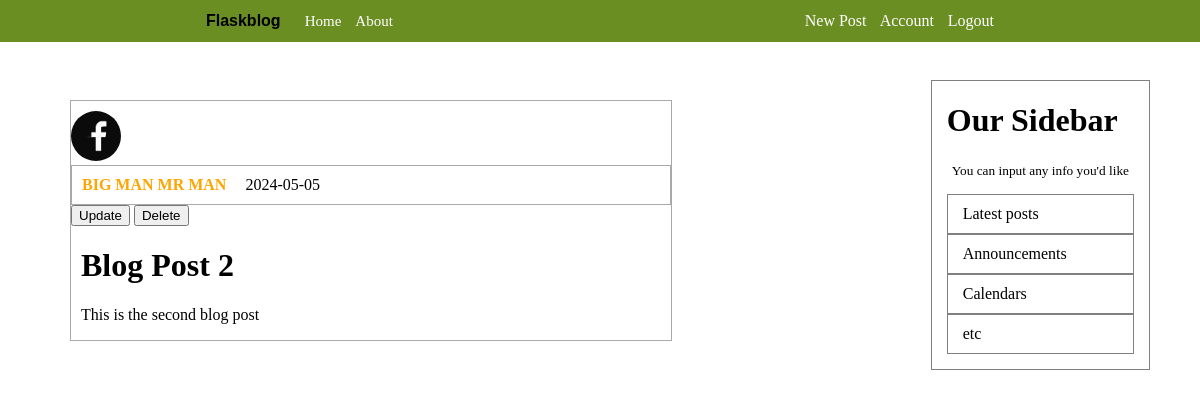
Page /post/2 (signed in) on the committed database.
### flaskblog/models.py (models this page shows, shortened)
class User(db.Model, UserMixin):
    id = db.Column(db.Integer, primary_key=True)
    username = db.Column(db.String(20), nullable=False, unique= True)
    email = db.Column(db.String(120), nullable=False, unique=True)
    image_file = db.Column(db.String(20), nullable=False, default='default.jpg')
    password = db.Column(db.String(60), nullable=False)
    posts = db.relationship('Post', backref='author', lazy=True)

class Post(db.Model):
    id = db.Column(db.Integer, primary_key =True)
    title = db.Column(db.String(100), nullable=False)
    date_posted=db.Column(db.DateTime, nullable=False, default=datetime.utcnow)
    content = db.Column(db.Text, nullable = False)
    user_id = db.Column(db.Integer, db.ForeignKey('user.id'), nullable=False)

### flaskblog/posts/routes.py (the view)
@posts.route("/post/<int:post_id>", methods=['GET', 'POST'])
@login_required
def post(post_id):
    post =Post.query.get_or_404(post_id)
    return render_template('post.html', title=post.title, post=post)

### flaskblog/models.py (called while the page is built)
@login_manager.user_loader
def load_user(user_id):
    return User.query.get(int(user_id))

### flaskblog/templates/post.html (shortened to what this page needs)
{% extends 'layout.html' %}
{% block content %}
    <div class="blog-container">
        <img class="pro-pic" src="{{ url_for('static',filename='profile_pics/' + post.author.image_file) }}">
        <div class="aut-date">
            <a href="{{ url_for('users.user_posts', username=post.author.username) }}" class="aut-link">{{ post.author.username }}</a>
            <p class="dte">{{ post.date_posted.strftime('%Y-%m-%d') }}</p>
        </div>
        <div>
            <a href="{{ url_for('posts.update_post', post_id=post.id) }}"><button>Update</button></a>
            <a href="{{ url_for('posts.delete_confirmation', post_id=post.id) }}"><button>Delete</button></a>
        </div>
        <h1 class="tit-link">{{ post.title }}</h1>
        <p class="cnt">{{ post.content }}</p>
    </div>
{% endblock content %}

### flaskblog/static/main.css (style rules this page uses)
body { background-color: white; margin: 0; }

### flaskblog/static/home.css (style rules this page uses)
.blog-container { border: 1px solid darkgray; width: 600px; margin-top: 100px; margin-left: 70px; }
.aut-date { padding-left: 10px; padding-right: 10px; padding-top: 10px; padding-bottom: 10px; border: 1px solid darkgray; }
.aut-link { text-decoration: none; color: orange; font-weight: bold; cursor: pointer; }
.dte { display: inline; flex-direction: row; margin-left: 15px; }
.tit-link { margin-left: 10px; text-decoration: none; color: black; cursor: pointer; }
.cnt { margin-left: 10px; }

### flaskblog/static/account.css (style rules this page uses)
.pro-pic { height: 50px; width: 50px; border-radius: 25px; margin-top: 10px; }

### rows in the picture
User: image_file (picture), author.username "BIG MAN MR MAN"
Post: date_posted "2024-05-05", title "Blog Post 2", content "This is the second blog post"
